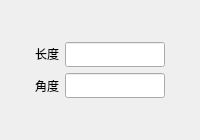
<?xml version="1.0" encoding="UTF-8"?>
<ui version="4.0">
 <class>OwlewMesureEditDlgClass</class>
 <widget class="QDialog" name="OwlewMesureEditDlgClass">
  <property name="windowModality">
   <enum>Qt::NonModal</enum>
  </property>
  <property name="enabled">
   <bool>true</bool>
  </property>
  <property name="geometry">
   <rect>
    <x>0</x>
    <y>0</y>
    <width>200</width>
    <height>140</height>
   </rect>
  </property>
  <property name="minimumSize">
   <size>
    <width>200</width>
    <height>140</height>
   </size>
  </property>
  <property name="maximumSize">
   <size>
    <width>200</width>
    <height>140</height>
   </size>
  </property>
  <property name="windowTitle">
   <string>OwlewMesureEditDlg</string>
  </property>
  <property name="windowOpacity">
   <double>0.600000000000000</double>
  </property>
  <layout class="QGridLayout" name="gridLayout_2">
   <property name="leftMargin">
    <number>2</number>
   </property>
   <property name="topMargin">
    <number>2</number>
   </property>
   <property name="rightMargin">
    <number>2</number>
   </property>
   <property name="bottomMargin">
    <number>2</number>
   </property>
   <item row="0" column="0">
    <layout class="QGridLayout" name="gridLayout">
     <item row="0" column="0">
      <widget class="QLabel" name="lab_Dis">
       <property name="sizePolicy">
        <sizepolicy hsizetype="Fixed" vsizetype="Fixed">
         <horstretch>0</horstretch>
         <verstretch>0</verstretch>
        </sizepolicy>
       </property>
       <property name="text">
        <string>长度</string>
       </property>
       <property name="margin">
        <number>6</number>
       </property>
      </widget>
     </item>
     <item row="1" column="0">
      <widget class="QLabel" name="lab_Angle">
       <property name="text">
        <string>角度</string>
       </property>
       <property name="margin">
        <number>6</number>
       </property>
      </widget>
     </item>
     <item row="0" column="1">
      <widget class="QLineEdit" name="led_Dis">
       <property name="sizePolicy">
        <sizepolicy hsizetype="Fixed" vsizetype="Fixed">
         <horstretch>0</horstretch>
         <verstretch>0</verstretch>
        </sizepolicy>
       </property>
       <property name="minimumSize">
        <size>
         <width>100</width>
         <height>25</height>
        </size>
       </property>
       <property name="maximumSize">
        <size>
         <width>100</width>
         <height>25</height>
        </size>
       </property>
      </widget>
     </item>
     <item row="1" column="1">
      <widget class="QLineEdit" name="led_Angle">
       <property name="sizePolicy">
        <sizepolicy hsizetype="Fixed" vsizetype="Fixed">
         <horstretch>100</horstretch>
         <verstretch>30</verstretch>
        </sizepolicy>
       </property>
       <property name="minimumSize">
        <size>
         <width>100</width>
         <height>25</height>
        </size>
       </property>
       <property name="maximumSize">
        <size>
         <width>100</width>
         <height>25</height>
        </size>
       </property>
      </widget>
     </item>
    </layout>
   </item>
  </layout>
 </widget>
 <layoutdefault spacing="6" margin="11"/>
 <resources/>
 <connections/>
</ui>
